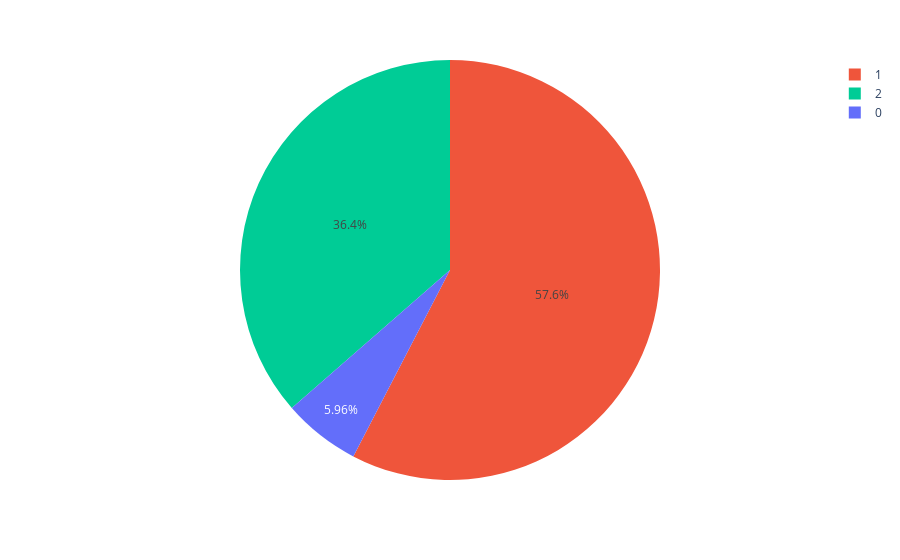

Notebook cell for this chart:
### Code cell
pie=clusters.groupby('label').size().reset_index()
pie.columns=['label','value']
px.pie(pie,values='value',names='label',color=['blue','red','green'])

### Figure 1 — Plotly figure (JSON) as saved in the notebook; plotly's stock layout.template omitted (floating-point values rounded to 4 significant figures)
{"data": [{"customdata": [["blue"], ["red"], ["green"]], "domain": {"x": [0, 1], "y": [0, 1]}, "hovertemplate": "label=%{label}<br>value=%{value}<br>color=%{customdata[0]}<extra></extra>", "labels": [0, 1, 2], "legendgroup": "", "marker": {"colors": ["#636efa", "#EF553B", "#00cc96"]}, "name": "", "showlegend": true, "type": "pie", "values": [36, 348, 220]}], "layout": {"legend": {"tracegroupgap": 0}, "margin": {"t": 60}}}
